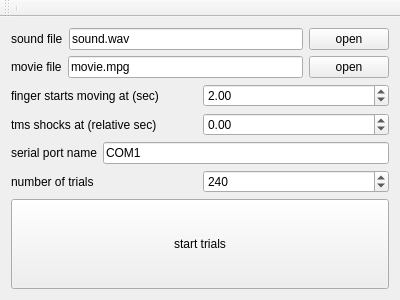
<?xml version="1.0" encoding="UTF-8"?>
<ui version="4.0">
 <class>MainWindow</class>
 <widget class="QMainWindow" name="MainWindow">
  <property name="geometry">
   <rect>
    <x>0</x>
    <y>0</y>
    <width>400</width>
    <height>300</height>
   </rect>
  </property>
  <property name="windowTitle">
   <string>QShocker</string>
  </property>
  <widget class="QWidget" name="centralWidget">
   <layout class="QVBoxLayout" name="verticalLayout">
    <item>
     <layout class="QHBoxLayout" name="horizontalLayout_2">
      <item>
       <widget class="QLabel" name="label">
        <property name="text">
         <string>sound file</string>
        </property>
       </widget>
      </item>
      <item>
       <widget class="QLineEdit" name="lineEdit">
        <property name="text">
         <string>sound.wav</string>
        </property>
       </widget>
      </item>
      <item>
       <widget class="QPushButton" name="pushButton">
        <property name="text">
         <string>open</string>
        </property>
       </widget>
      </item>
     </layout>
    </item>
    <item>
     <layout class="QHBoxLayout" name="horizontalLayout">
      <item>
       <widget class="QLabel" name="label_2">
        <property name="text">
         <string>movie file</string>
        </property>
       </widget>
      </item>
      <item>
       <widget class="QLineEdit" name="lineEdit_2">
        <property name="text">
         <string>movie.mpg</string>
        </property>
       </widget>
      </item>
      <item>
       <widget class="QPushButton" name="pushButton_2">
        <property name="text">
         <string>open</string>
        </property>
       </widget>
      </item>
     </layout>
    </item>
    <item>
     <layout class="QHBoxLayout" name="horizontalLayout_3">
      <item>
       <widget class="QLabel" name="label_3">
        <property name="text">
         <string>finger starts moving at (sec)</string>
        </property>
       </widget>
      </item>
      <item>
       <widget class="QDoubleSpinBox" name="doubleSpinBox">
        <property name="singleStep">
         <double>0.100000000000000</double>
        </property>
        <property name="value">
         <double>2.000000000000000</double>
        </property>
       </widget>
      </item>
     </layout>
    </item>
    <item>
     <layout class="QHBoxLayout" name="horizontalLayout_4">
      <item>
       <widget class="QLabel" name="label_4">
        <property name="text">
         <string>tms shocks at (relative sec)</string>
        </property>
       </widget>
      </item>
      <item>
       <widget class="QDoubleSpinBox" name="doubleSpinBox_2">
        <property name="minimum">
         <double>-99.000000000000000</double>
        </property>
        <property name="singleStep">
         <double>0.050000000000000</double>
        </property>
       </widget>
      </item>
     </layout>
    </item>
    <item>
     <layout class="QHBoxLayout" name="horizontalLayout_6">
      <item>
       <widget class="QLabel" name="label_6">
        <property name="text">
         <string>serial port name</string>
        </property>
       </widget>
      </item>
      <item>
       <widget class="QLineEdit" name="lineEdit_3">
        <property name="text">
         <string>COM1</string>
        </property>
       </widget>
      </item>
     </layout>
    </item>
    <item>
     <layout class="QHBoxLayout" name="horizontalLayout_5">
      <item>
       <widget class="QLabel" name="label_5">
        <property name="text">
         <string>number of trials</string>
        </property>
       </widget>
      </item>
      <item>
       <widget class="QSpinBox" name="spinBox">
        <property name="maximum">
         <number>10000</number>
        </property>
        <property name="value">
         <number>240</number>
        </property>
       </widget>
      </item>
     </layout>
    </item>
    <item>
     <widget class="QPushButton" name="pushButton_3">
      <property name="sizePolicy">
       <sizepolicy hsizetype="Minimum" vsizetype="Expanding">
        <horstretch>0</horstretch>
        <verstretch>0</verstretch>
       </sizepolicy>
      </property>
      <property name="text">
       <string>start trials</string>
      </property>
     </widget>
    </item>
   </layout>
  </widget>
  <widget class="QToolBar" name="mainToolBar">
   <attribute name="toolBarArea">
    <enum>TopToolBarArea</enum>
   </attribute>
   <attribute name="toolBarBreak">
    <bool>false</bool>
   </attribute>
   <addaction name="separator"/>
  </widget>
 </widget>
 <layoutdefault spacing="6" margin="11"/>
 <resources/>
 <connections>
  <connection>
   <sender>pushButton</sender>
   <signal>clicked()</signal>
   <receiver>MainWindow</receiver>
   <slot>set_sound_filename()</slot>
   <hints>
    <hint type="sourcelabel">
     <x>368</x>
     <y>58</y>
    </hint>
    <hint type="destinationlabel">
     <x>397</x>
     <y>57</y>
    </hint>
   </hints>
  </connection>
  <connection>
   <sender>pushButton_2</sender>
   <signal>clicked()</signal>
   <receiver>MainWindow</receiver>
   <slot>set_movie_filename()</slot>
   <hints>
    <hint type="sourcelabel">
     <x>327</x>
     <y>90</y>
    </hint>
    <hint type="destinationlabel">
     <x>395</x>
     <y>90</y>
    </hint>
   </hints>
  </connection>
  <connection>
   <sender>pushButton_3</sender>
   <signal>clicked()</signal>
   <receiver>MainWindow</receiver>
   <slot>start_trials()</slot>
   <hints>
    <hint type="sourcelabel">
     <x>293</x>
     <y>255</y>
    </hint>
    <hint type="destinationlabel">
     <x>397</x>
     <y>252</y>
    </hint>
   </hints>
  </connection>
 </connections>
 <slots>
  <slot>set_sound_filename()</slot>
  <slot>set_movie_filename()</slot>
  <slot>start_trials()</slot>
 </slots>
</ui>
